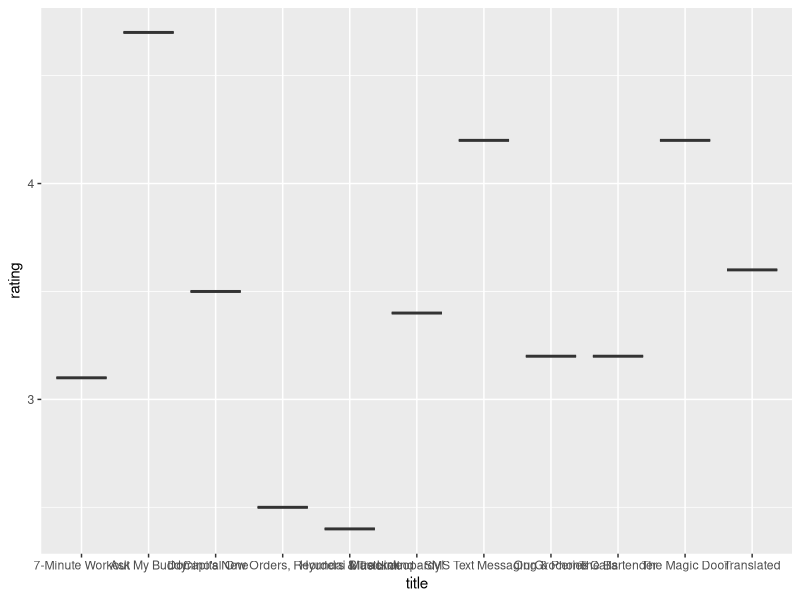
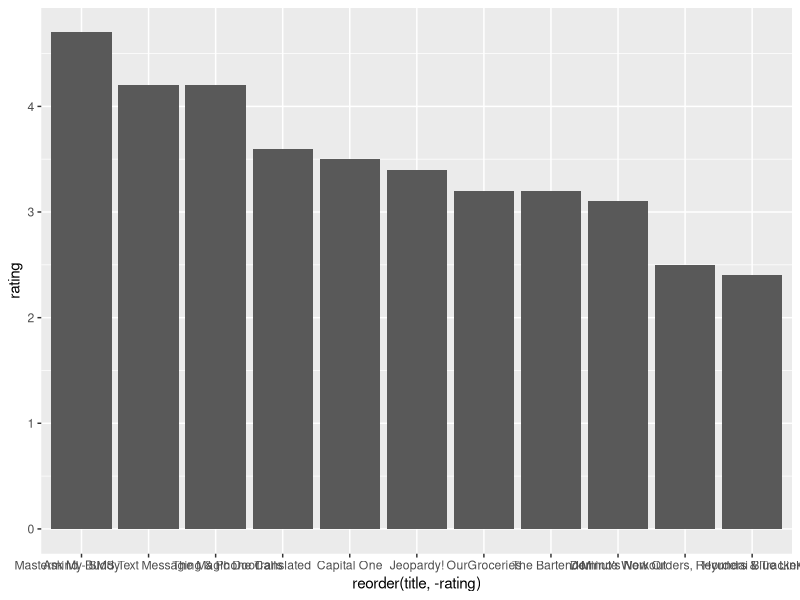
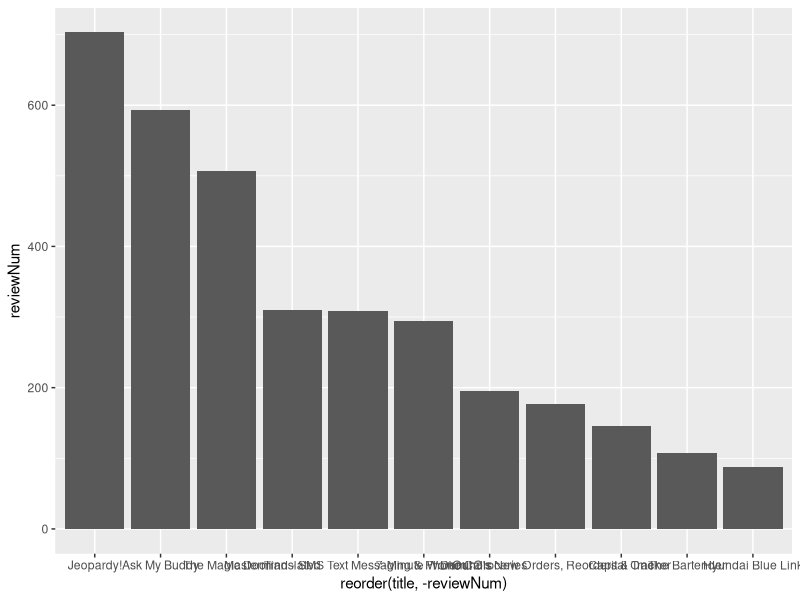
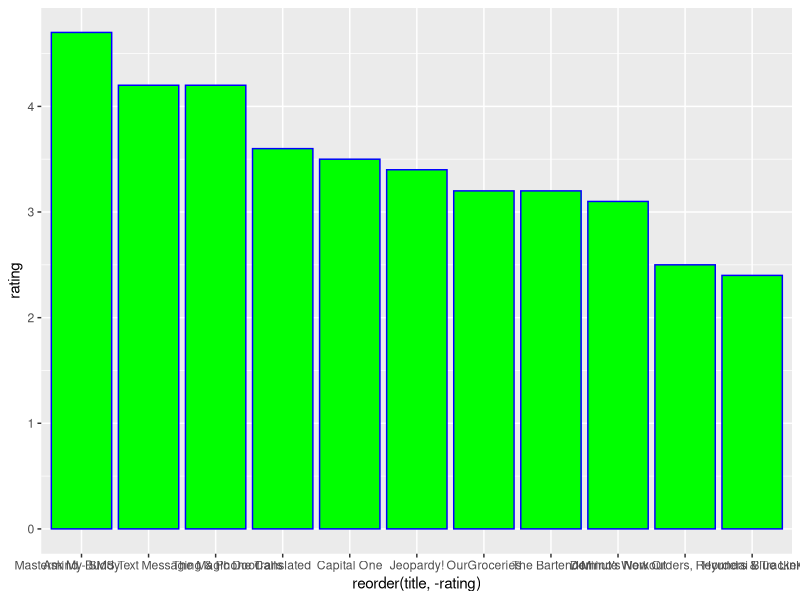
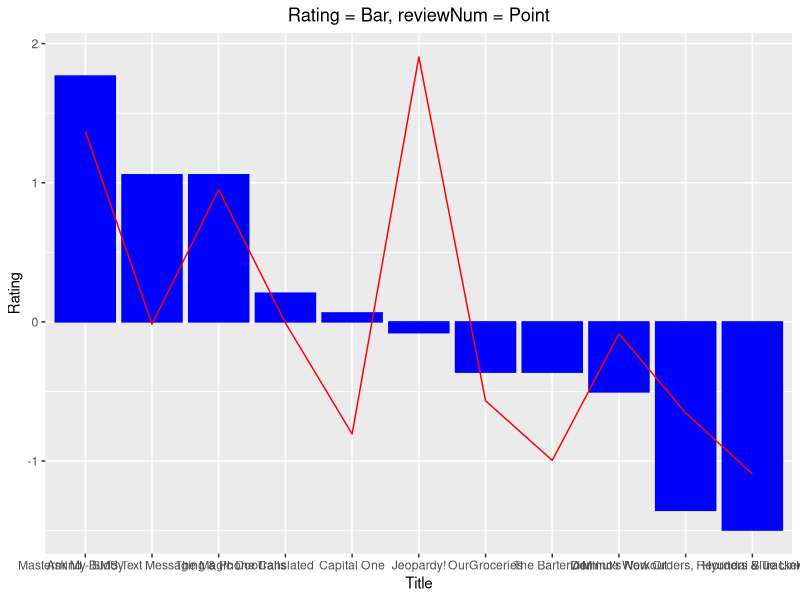
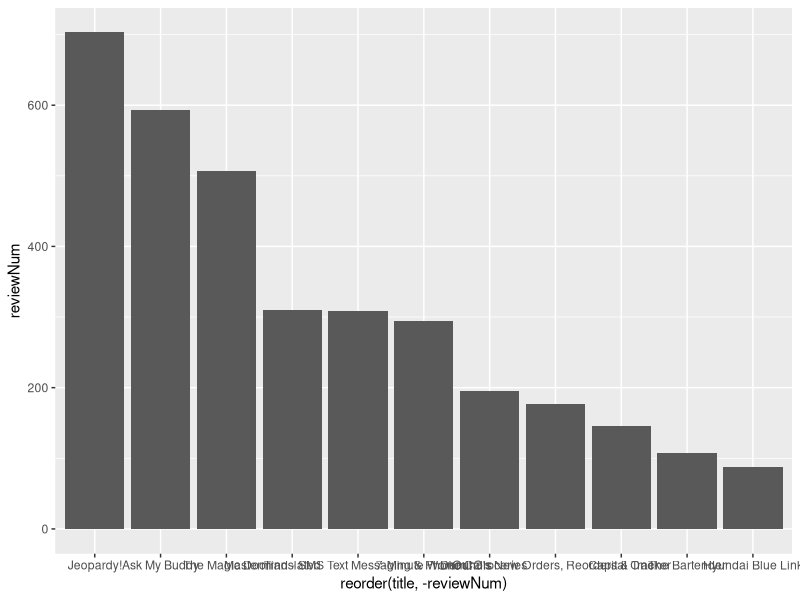

These charts were generated, in order, by the following R code:
library(dplyr)
library(ggplot2)
setwd("./Documents/GitHub/amazon_skills_scraper")

#read dataset
skills = read.csv(file='datasets/skills_processed.csv',header = TRUE, sep = ',' ,stringsAsFactors = FALSE,encoding = "utf-8")
reviews = read.csv(file='datasets/reviews_processed.csv',header = TRUE, sep = ',' ,stringsAsFactors = FALSE)
comments = read.csv(file='datasets/comments_processed.csv',header = TRUE, sep = ',' ,stringsAsFactors = FALSE)

#preprocess

#EDA
skills %>% head
summary(skills)
str(skills)
arrange(skills, desc(rating))%>%  select(title, rating)
skills$title

#plotting

#boxplot
skills %>% ggplot(aes(x=title, y = rating)) + geom_boxplot()

#barplot
skills %>% ggplot(aes(x = reorder(title, -rating), y = rating)) + geom_bar(stat = "identity")
skills %>% ggplot(aes(x = reorder(title, -reviewNum), y = reviewNum)) + geom_bar(stat = "identity")

temp = select(skills, title, reviewNum)
temp$reviewNum = scale(temp$reviewNum)
temp2 = select(skills, title, rating)
temp2$rating = scale(temp2$rating)
ggplot(data = skills, aes(x = reorder(title, -rating), y = rating)) + geom_bar(stat = "identity", fill = "green", color = "blue")
ggplot(data = temp2, aes(x = reorder(title, -rating), y = rating)) + geom_bar(stat = "identity", fill = "blue", color = "blue") +
 geom_line(data = temp, aes(x = reorder(title, -reviewNum), y = reviewNum, group = 1), stat = "identity", color = "red") + # rating & reviewNum
  labs(title = "Rating = Bar, reviewNum = Point", x= "Title", y = "Rating") +
    theme(plot.title = element_text(hjust = 0.5))
ggplot() + geom_bar(data = skills, aes(x = reorder(title, -reviewNum), y = reviewNum), stat = "identity")

